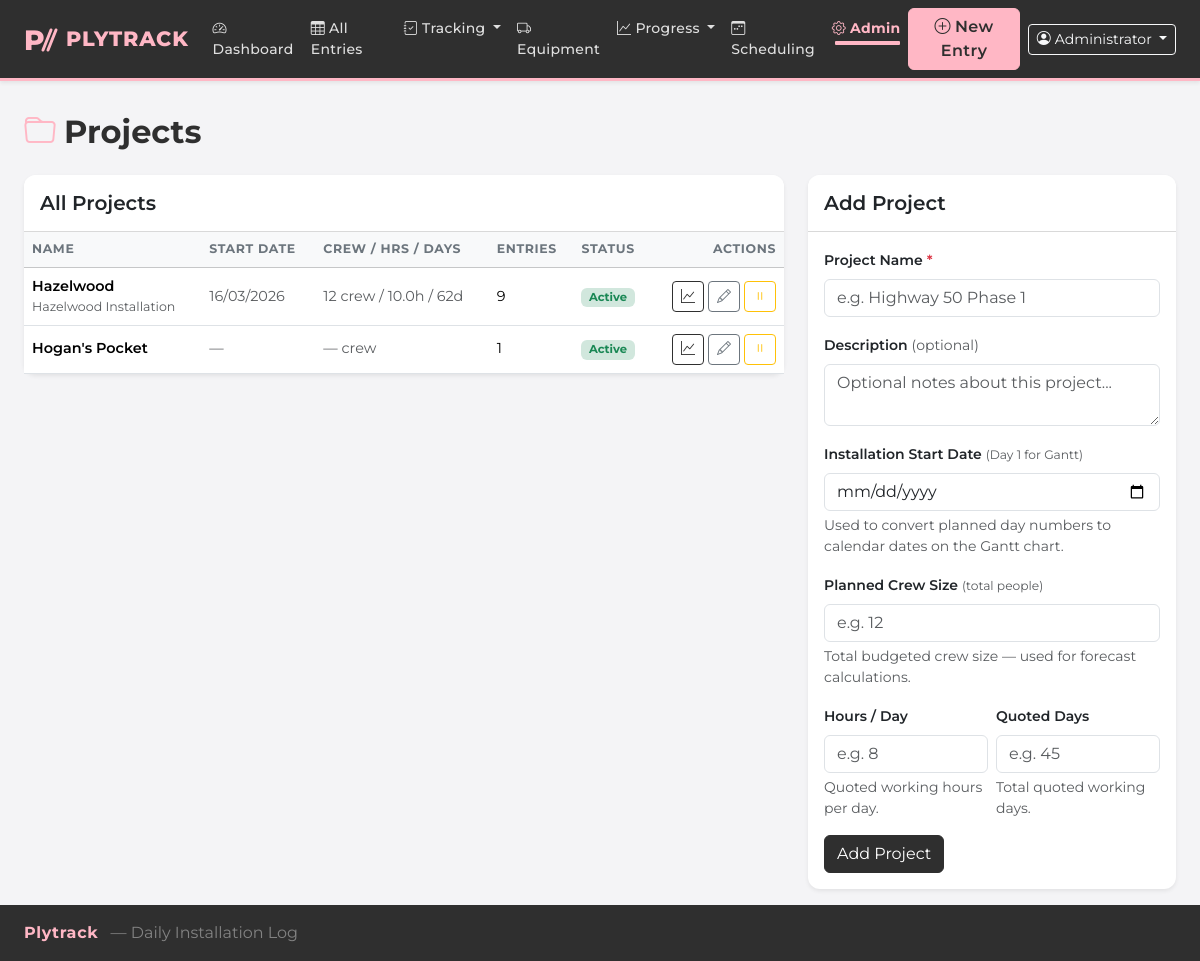
The app's page /admin/projects (signed in), older data.
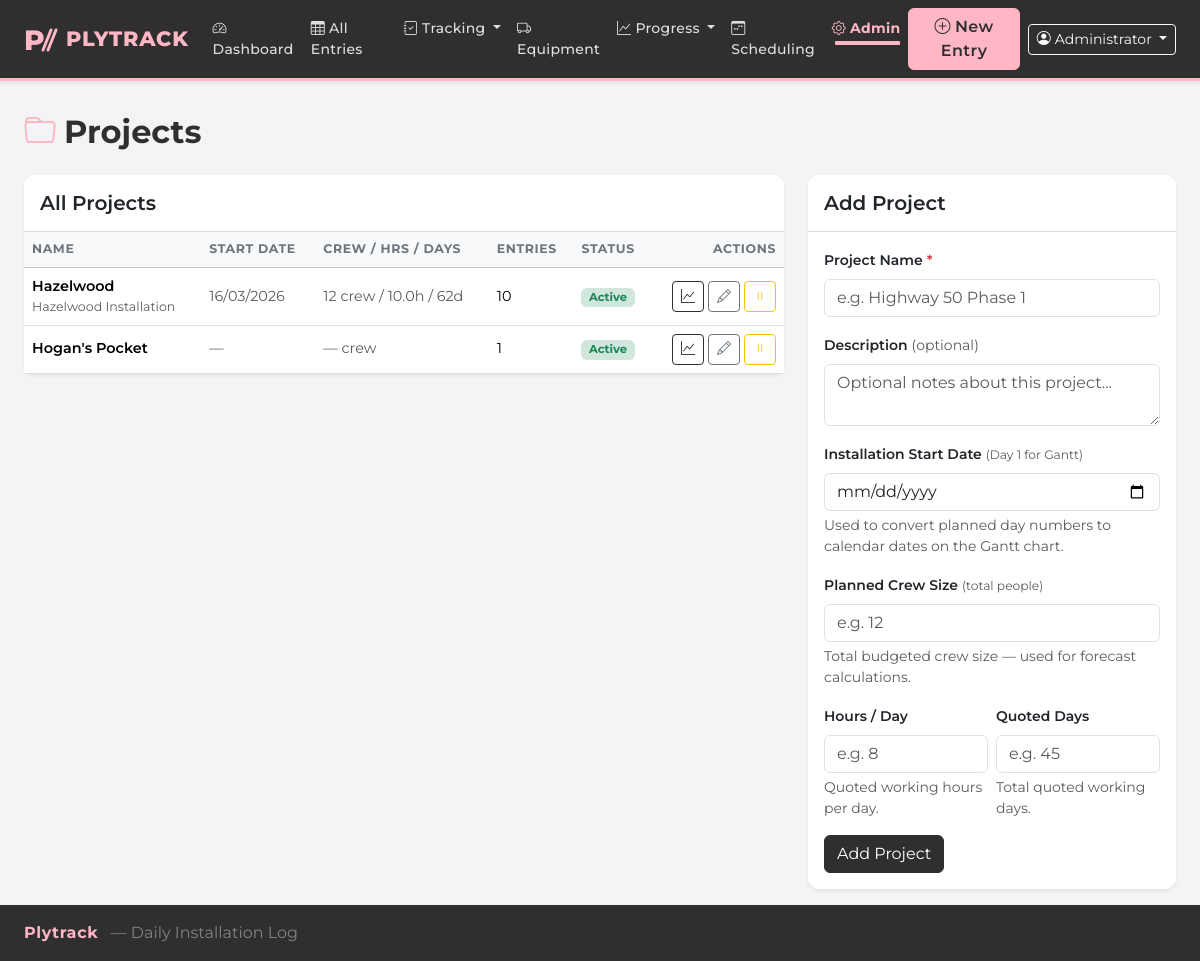
The same page, newer data.
### models.py (models this page shows, shortened)
class Project(db.Model):
    id = db.Column(db.Integer, primary_key=True)
    name = db.Column(db.String(200), nullable=False)
    description = db.Column(db.Text)
    active = db.Column(db.Boolean, default=True)
    start_date = db.Column(db.Date)           # Day 1 of installation (for Gantt day→date mapping)
    planned_crew = db.Column(db.Integer)      # Estimated crew size for efficiency calculations
    hours_per_day = db.Column(db.Float)       # Quoted hours per working day
    quoted_days = db.Column(db.Integer)       # Total quoted working days for the job
    state = db.Column(db.String(10))              # Australian state code e.g. 'QLD'
    is_cfmeu = db.Column(db.Boolean, default=False)
    created_at = db.Column(db.DateTime, default=datetime.utcnow)
    entries = db.relationship('DailyEntry', backref='project', lazy=True)
    planned_data = db.relationship('PlannedData', backref='project',
                                   cascade='all, delete-orphan', lazy=True)
    non_work_dates = db.relationship('ProjectNonWorkDate', backref='project',
                                     cascade='all, delete-orphan',
                                     order_by='ProjectNonWorkDate.date')
    budgeted_roles = db.relationship('ProjectBudgetedRole', backref='project',
                                     cascade='all, delete-orphan', lazy=True)

### app.py (the view, shortened to what this page needs)
@app.route('/admin/projects', methods=['GET', 'POST'])
def admin_projects():
    projects = Project.query.order_by(Project.name).all()
    return render_template('admin/projects.html', projects=projects)

### app.py (called while the page is built)
@login_manager.user_loader
def load_user(user_id):
    return User.query.get(int(user_id))

@app.context_processor
def inject_active_projects():
    try:
        projects = Project.query.filter_by(active=True).order_by(Project.name).all()
    except Exception:
        projects = []
    return {'_active_projects': projects}

@app.before_request
def require_login():
    public_endpoints = {'login', 'logout', 'static'}
    if request.endpoint not in public_endpoints and not current_user.is_authenticated:
        return redirect(url_for('login', next=request.url))

### models.py (called while the page is built)
    @property
    def is_active(self):
        return self.active

### templates/admin/projects.html (shortened to what the changed rows need)
{% extends "base.html" %}
{% block content %}
<div class="d-flex justify-content-between align-items-center mb-4">
  <h2 class="fw-bold mb-0"><i class="bi bi-folder me-2 text-primary"></i>Projects</h2>
</div>
<div class="row g-4">
  <div class="col-lg-8">
    <div class="card border-0 shadow-sm">
      <div class="card-body p-0">
        {% if projects %}
        <table class="table table-hover align-middle mb-0">
          <thead class="table-light">
            <tr>
              <th>Name</th>
              <th>Start Date</th>
              <th>Crew / Hrs / Days</th>
              <th>Entries</th>
              <th>Status</th>
              <th class="text-end">Actions</th>
            </tr>
          </thead>
          <tbody>
            {% for project in projects %}
            <tr>
              <td>
                <div class="fw-semibold">{{ project.name }}</div>
                {% if project.description %}
                <div class="text-muted small">{{ project.description }}</div>
                {% endif %}
              </td>
              <td class="text-muted small">
                {{ project.start_date.strftime('%d/%m/%Y') if project.start_date else '—' }}
              </td>
              <td class="text-muted small">
                {{ project.planned_crew or '—' }} crew
                {% if project.hours_per_day %} / {{ project.hours_per_day }}h{% endif %}
                {% if project.quoted_days %} / {{ project.quoted_days }}d{% endif %}
              </td>
              <td>{{ project.entries|length }}</td>
              <td>
                {% if project.active %}
                  <span class="badge bg-success-subtle text-success">Active</span>
                {% else %}
                  <span class="badge bg-secondary-subtle text-secondary">Inactive</span>
                {% endif %}
              </td>
              <td class="text-end">
                <div class="d-flex gap-1 justify-content-end">
                  <a href="{{ url_for('project_dashboard', project_id=project.id) }}"
                     class="btn btn-sm btn-outline-primary" title="Progress Dashboard">
                    <i class="bi bi-graph-up"></i>
                  </a>
                  <button class="btn btn-sm btn-outline-secondary" type="button"
                          onclick="openEditProject({{ project.id }},
                            '{{ project.name|replace("'", "\\'") }}',
                            '{{ (project.description or '')|replace("'", "\\'") }}',
                            '{{ project.start_date.strftime("%Y-%m-%d") if project.start_date else "" }}',
                            '{{ project.planned_crew or "" }}',
                            '{{ project.hours_per_day or "" }}',
                            '{{ project.quoted_days or "" }}')"
                          title="Edit">
                    <i class="bi bi-pencil"></i>
                  </button>
                  <form method="POST" class="d-inline">
                    <button type="submit"
                            class="btn btn-sm btn-outline-{% if project.active %}warning{% else %}success{% endif %}"
                            title="{% if project.active %}Deactivate{% else %}Activate{% endif %}">
                      <i class="bi bi-{% if project.active %}pause{% else %}play{% endif %}"></i>
                    </button>
                  </form>
                </div>
              </td>
            </tr>
            {% endfor %}
          </tbody>
        </table>
        {% else %}
        <div class="text-center py-5 text-muted">
          <i class="bi bi-folder2-open fs-1 d-block mb-2"></i>
          No projects yet. Add your first project.
        </div>
        {% endif %}
      </div>
    </div>
  </div>
</div>
{% endblock %}

Row changes from the older to the newer data that the page shows:
changed Project "Hazelwood": entries|length "9" → "10"
